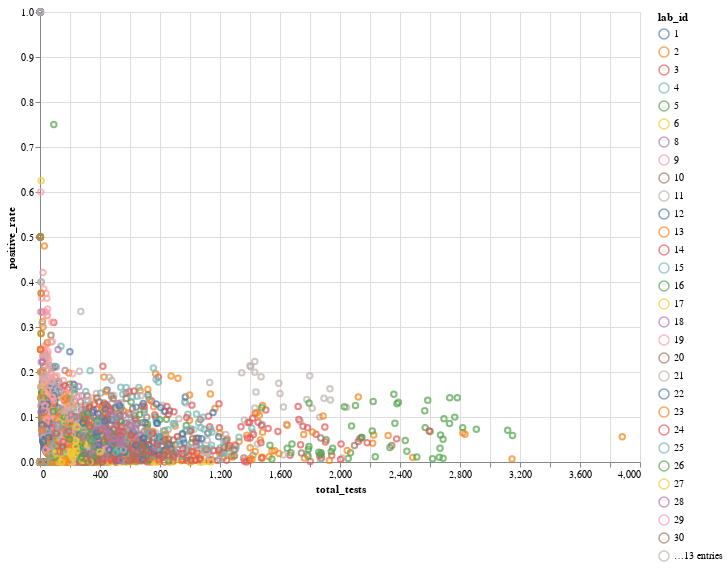

Notebook cell for this chart:
### Code cell
alt.Chart(polab.reset_index()).mark_point().encode(
    x='total_tests',
    y='positive_rate',
    color='lab_id:N',
    tooltip=['lab_id', 'test_date', 'total_tests', 'positive_rate']
).properties(width=600, height=450)

### Figure 1 — Vega-Lite specification as saved in the notebook (floating-point values rounded to 4 significant figures; data arrays with more than 128 entries replaced by an {"elided": "..."} marker saying what was removed)
{"config": {"view": {"continuousWidth": 400, "continuousHeight": 300}}, "data": {"name": "data-7dd174d7494ae7acb07639b8277c1dad"}, "mark": "point", "encoding": {"color": {"type": "nominal", "field": "lab_id"}, "tooltip": [{"type": "quantitative", "field": "lab_id"}, {"type": "temporal", "field": "test_date"}, {"type": "quantitative", "field": "total_tests"}, {"type": "quantitative", "field": "positive_rate"}], "x": {"type": "quantitative", "field": "total_tests"}, "y": {"type": "quantitative", "field": "positive_rate"}}, "height": 450, "width": 600, "$schema": "https://vega.github.io/schema/vega-lite/v4.8.1.json", "datasets": {"data-7dd174d7494ae7acb07639b8277c1dad": {"elided": "4413 records"}}}
